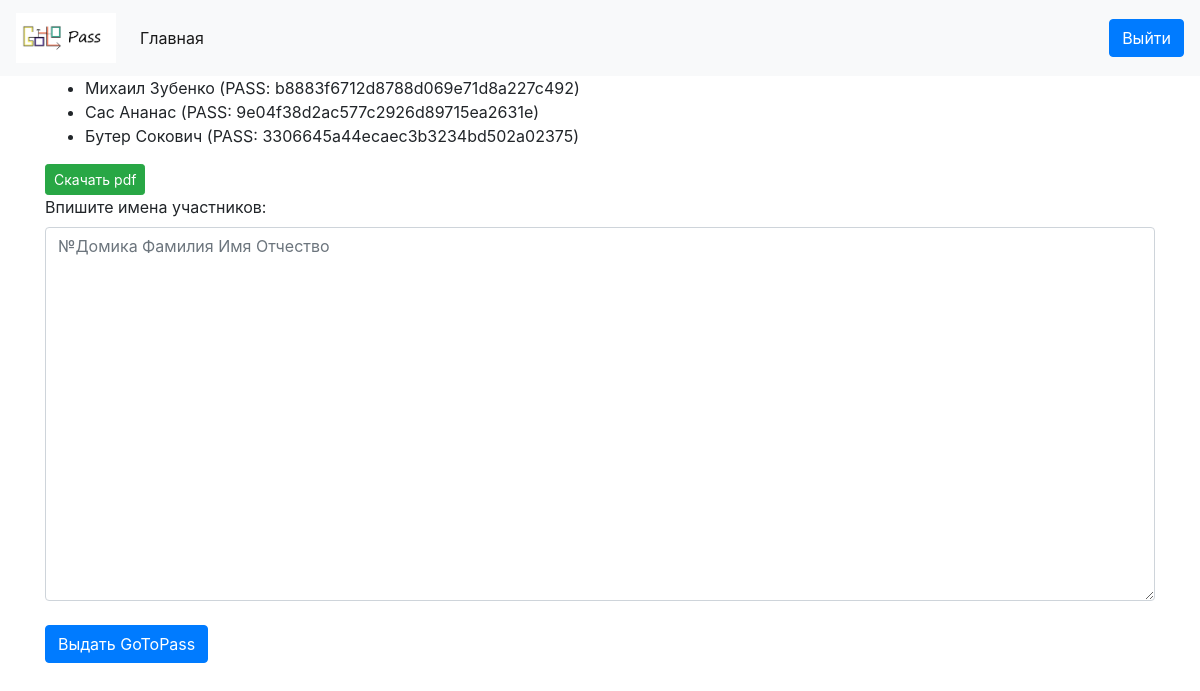
The app's page / (signed in), older data.
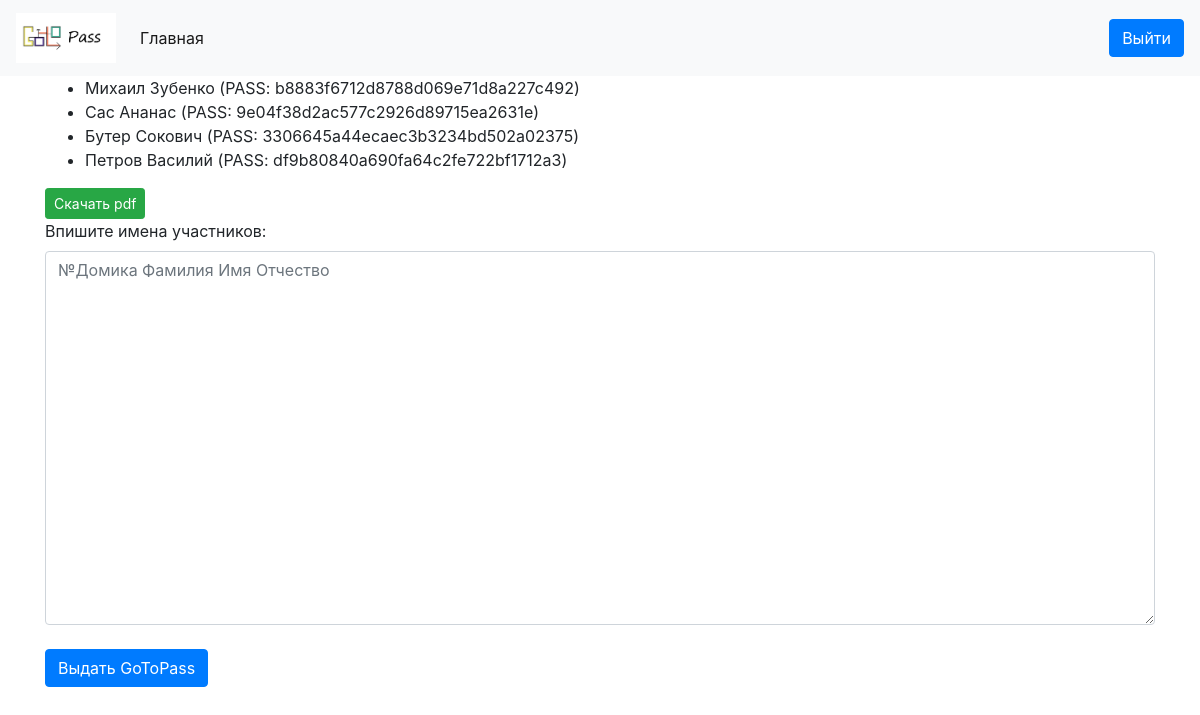
The same page, newer data.
### Pass/models.py (models this page shows)
class Person(models.Model):
    name = models.TextField()
    surname = models.TextField()
    patronymic = models.TextField()
    tg_id = models.TextField()
    vk_id = models.TextField()
    cours = models.TextField()
    pass_gen = models.TextField()
    home_number = models.TextField()

### Pass/views.py (the view, shortened to what this page needs)
# urls.py: path('', admink)
def admink(request):
    if request.user.is_authenticated:
        if request.method == 'GET':
            students = Person.objects.all()
            return render(request, 'admin.html', {'students': students})
    else:
        return redirect('/login')

### Pass/templates/admin.html (shortened to what this page needs)
{% extends 'base.html' %}
{% block content %}
<ul>
{% for student in students %}
    <li>{{ student.name }} {{ student.surname }} (PASS: {{ student.pass_gen }})</li>
{% endfor %}
</ul>
<a href="/pdf" class="btn btn-success btn-sm">Скачать pdf</a>
<div class="form-group">
<form method="post">
<label for textarea>Впишите имена участников:</label>
<textarea placeholder="№Домика Фамилия Имя Отчество" class="form-control" name="FirstLastname" rows="15" id="textarea"></textarea><br>
<input type="submit" name="submit" class="btn btn-primary" value="Выдать GoToPass" />
</form>
</div>
{% endblock %}

Row changes from the older to the newer data that the page shows:
added Person: name "Петров", surname "Василий", pass_gen "df9b80840a690fa64c2fe722bf1712a3"
